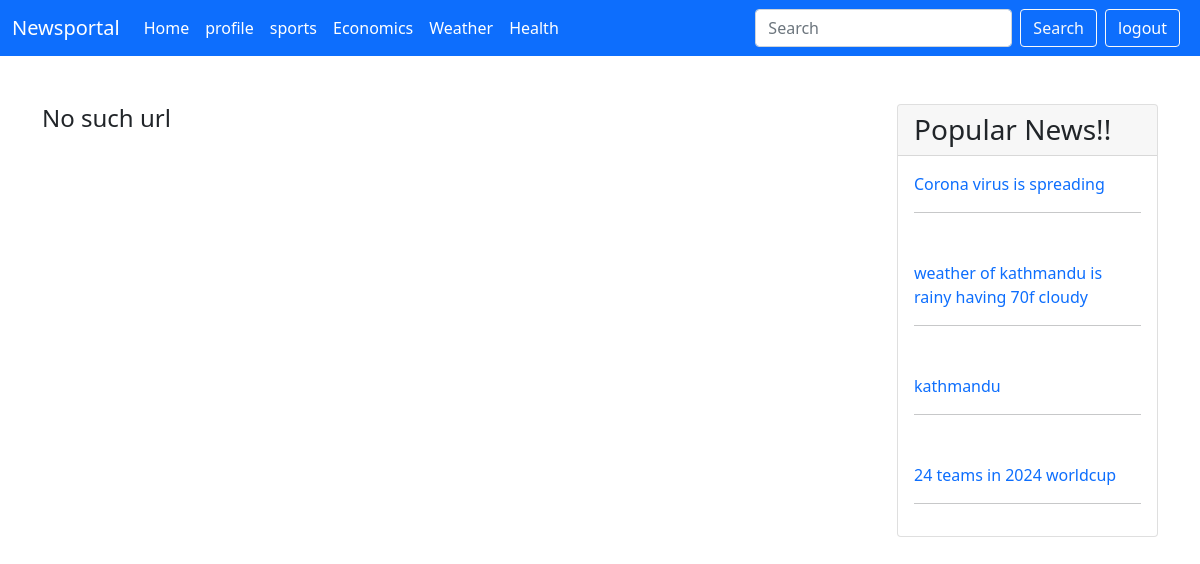
The app's page /user/category.php (signed in) with its own data.
### tables this page shows
CREATE TABLE `category` (
  `cat_id` int(11) NOT NULL,
  `name` varchar(50) NOT NULL,
  `description` varchar(100) NOT NULL,
  `slug` varchar(50) NOT NULL
);

CREATE TABLE `news` (
  `nid` int(11) NOT NULL,
  `category` int(11) NOT NULL,
  `title` varchar(200) NOT NULL,
  `slug` varchar(100) NOT NULL,
  `description` varchar(5000) NOT NULL,
  `image` varchar(2000) NOT NULL,
  `date` varchar(100) NOT NULL
);

### user/category.php (the view)
<?php
include('layout/header.php');
include('phpFile/conn.php');
?>
<div class="py-5">
    <div class="container">
        <div class="row">
            <div class="col-md-9">
                <?php
                if(isset($_GET['title'])){
                    $slug=mysqli_real_escape_string($conn,$_GET['title']);
                    $category="SELECT cat_id,slug FROM category WHERE slug='$slug' LIMIT 1";
                    $category_run=mysqli_query($conn,$category);
                    if(mysqli_num_rows($category_run)>0){
                        $categoryItem= mysqli_fetch_array($category_run);
                       $category_id=$categoryItem['cat_id'];
                       $posts="SELECT nid,title,slug,date FROM news where category='$category_id'";
                       $posts_run=mysqli_query($conn,$posts);
                       if(mysqli_num_rows($posts_run)>0){
                        foreach($posts_run as $postItems){
                            ?>
                        <a href="post.php?title=<?=$postItems['slug'];?>" class="text-decoration-none">
                            <div class="card card-body shadow-sm mb-4">
                                <h5> <?=$postItems['title'];?></h5>
                                <div>
                                    <label class="text-dark me-2">Posted On:<?= date('d-m-y',strtotime($postItems['date']));?></label>
                                </div>
                            </div>
                        </a>
                        <?php
                        }
                       }
                    }else{
                        ?>
                        <h4> No such category found </h4>
                        <?php
                    }
                }else{
                    ?>
                    <h4> No such url </h4>
                    <?php
                }
                ?>
            </div>
            <div class="col-md-3">
                <div class="card">
                    <div class="card-header h3">
                        Popular News!!
                    </div>
                    <?php
                     $sql= "SELECT news.nid,news.slug, news.title, SUM(rating.counts) FROM rating
                    INNER JOIN news ON rating.nid = news.nid GROUP BY rating.nid, news.title ORDER BY SUM(rating.counts) desc LIMIT 5" ;
                         $comm_run=mysqli_query($conn,$sql);
                         foreach($comm_run as $commItem){
                                ?>
                        <div class="card-body">
                        <a class="text-decoration-none" href=" post.php?title=<?= $commItem['slug'];?>">
                            <span class="h6 col-md-4 mt-2"><?=$commItem['title'] ?></span><br>
                         </a>
                            <hr>
                        </div>
                        <?php
                                        }
                        ?>
                </div>
            </div>
        </div>
    </div>
</div>
<?php include('layout/footer.php') ?>

### user/layout/header.php (shortened to what this page needs)
<?php include('phpFile/conn.php');
?>
<!DOCTYPE html>
<html lang="en">
<head>
    <link rel="stylesheet" href="./css/bootstrap.css">
    <link rel="stylesheet" href="https://cdnjs.cloudflare.com/ajax/libs/font-awesome/4.7.0/css/font-awesome.min.css">
    <link rel="stylesheet" href="https://use.fontawesome.com/releases/v5.8.1/css/all.css">
</head>
<body>
<nav class="navbar navbar-expand-lg bg-primary ">
  <div class="container-fluid" >
    <a class="navbar-brand text-white" href="index.php">Newsportal</a>
    <div class="collapse navbar-collapse" id="navbarSupportedContent">
      <ul class="navbar-nav me-auto mb-2 mb-lg-0 text-light">
        <li class="nav-item">
          <a class="nav-link active text-white" aria-current="page" href="index.php">Home</a>
        </li>
      <?php  if(isset($_SESSION['users'])){?>
        <li class="nav-item">
          <a class="nav-link active text-white" aria-current="page" href="./profile.php">profile</a>
        </li>
        <?php
        }
        ?>
        <?php
              $navbarCategory="SELECT * FROM category";
              $navbarCategory_run=mysqli_query($conn,$navbarCategory);
              if(mysqli_num_rows($navbarCategory_run)>0){
                foreach($navbarCategory_run as $navItems){
        ?>
         <li class="nav-item">
          <a class="nav-link text-white" href=" category.php?title=<?= $navItems['slug'];?>"><?=$navItems['name']?></a>
        </li>
        <?php
          }
          }
        ?>
      </ul>
      <form class="d-flex" role="search" method="post" action="./search.php">
        <input class="form-control me-2" type="search" placeholder="Search" aria-label="Search" name="search" required>
        <button class="btn border-light text-light" type="submit" name="sSubmit">Search</button>
      </form>
      <?php if(isset($_SESSION['users'])):?>
      <form class="d-flex me-2" method="post" action="logout.php">
      <input type="submit" class="btn border-light bg-primary text-white ms-2" value="logout">
      </form>
    <?php else:?> <form class="d-flex me-2" method="post" action="login.php">
      <input type="submit" class="btn border-light bg-primary text-white ms-2" value="login">
      </form>
      <?php endif; ?>
    </div>
  </div>
</nav>

### records on screen
category: name "sports"
category: name "Economics"
category: name "Weather"
category: name "Health"
news: title "Corona virus is spreading"
news: title "weather of kathmandu is rainy having 70f cloudy"
news: title "kathmandu"
news: title "24 teams in 2024 worldcup"
